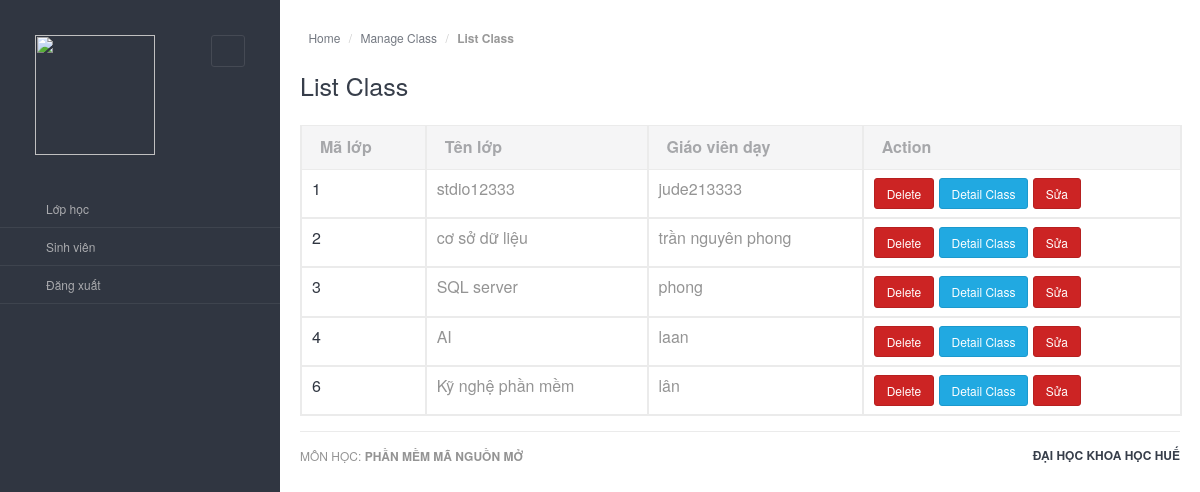
The page /list-class (signed in) on the database as committed earlier.
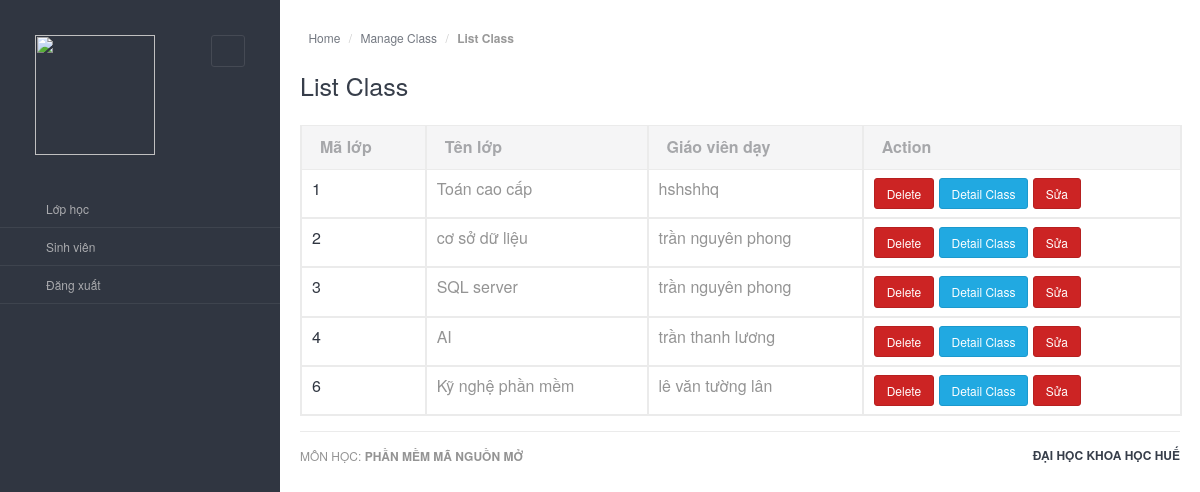
The same page on the database as committed later.
### app/models.py (models this page shows, shortened)
class Class(db.Model):
    id = db.Column(db.Integer, primary_key=True)
    name = db.Column(db.String(100), nullable = False)
    teacher_name = db.Column(db.String(100), nullable = False)

### app/routes_class.py (the view)
@app.route('/list-class')
@login_required
def class_manager():
    list_class = Class.query.all()
    user = Student.query.get(current_user.id)
    return render_template('class_view.html',title="List class",user=user,list_class=list_class)

### app/models.py (called while the page is built)
@login.user_loader
def loader_id(id):
    return Admin.query.get(int(id))

### app/templates/class_view.html (shortened to what this page needs)
{% extends "layouts/adminbase.html" %} {% block content %}
<div class="main-content">
    <div class="row">
        <div class="col-md-6 col-sm-8 clearfix">
        </div>
    </div>
    <ol class="breadcrumb bc-3">
        <li>
            <a href="#"><i class="fa-home"></i>Home</a>
        </li>
        <li><a href="#">Manage Class</a></li>
        <li class="active"><strong>List Class</strong></li>
    </ol>
    <h2>List Class</h2>
    <br />
    <table class="table table-bordered datatable" id="table-1">
        <thead>
            <th>Mã lớp</th>
            <th>Tên lớp</th>
            <th>Giáo viên dạy</th>
            <th>Action</th>
        </thead>
        <tbody>
            {% for class in list_class %}
            <tr>
                <th scope="row">
                    {{ class.id }}
                </th>
                <td>
                    {{ class.name }}
                </td>
                <td>
                    {{ class.teacher_name }}
                </td>
                <td>
                    <button class="btn btn-danger" type="button" onclick="delete_class('{{class.id}}')">Delete</button>
                    <button class="btn btn-info" type="button" onclick='window.open( "detail-class?class_id={{class.id}}", "_self")'>
                        Detail Class
                    </button>
                    <button class="btn btn-danger" type="button" onclick='window.open("search-class?class_id={{class.id}}")'>Sửa</button>
                </td>
            </tr>
            {% endfor %}
        </tbody>
    </table>
    {% endblock %}

Rows that differ between the two databases and show on the page:
changed Class id 1: name "stdio12333" → "Toán cao cấp"; teacher_name "jude213333" → "hshshhq"
changed Class "SQL server": teacher_name "phong" → "trần nguyên phong"
changed Class "AI": teacher_name "laan" → "trần thanh lương"
changed Class "Kỹ nghệ phần mềm": teacher_name "lân" → "lê văn tường lân"
